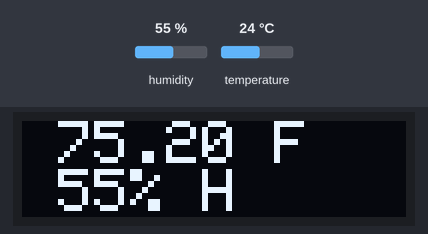
Bench run of a sketch on a simulated Arduino Uno, built with avr-gcc and run on an emulated ATmega328P. Shown: 128×32 one-colour display. Inputs (shaded band) come from the test bench; at power-on: humidity 55 %, temperature 24 °C.

Above: at 3.2 s.
3.3 s: humidity set to 22 %
At 5.5 s:
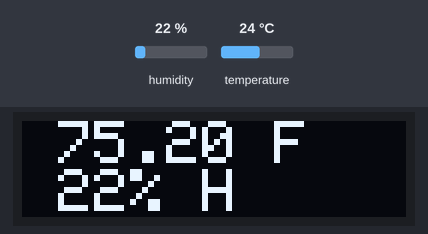
6.1 s: temperature set to 12 °C
At 7.5 s:
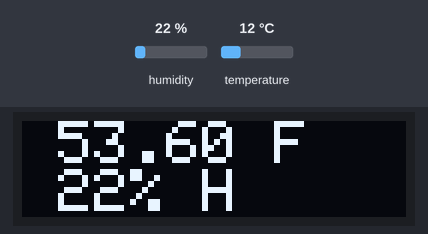
8.9 s: humidity set to 40 %
At 11.6 s:
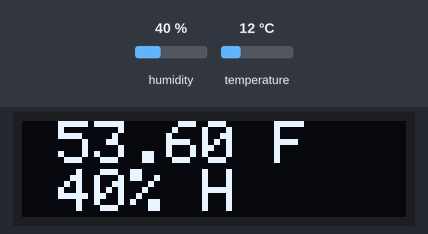
12.1 s: temperature set to 19 °C
At 13.7 s:
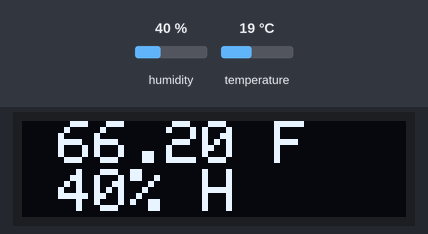
Timing chart, 0 to 15.2 s (numbered marks = the images above; inputs shaded):
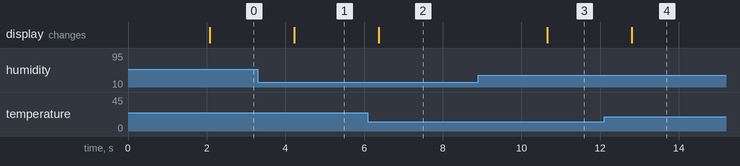

The sketch:

TempSense.ino
```cpp
#include <Adafruit_GFX.h>
#include <Adafruit_Sensor.h>
#include <Adafruit_SSD1306.h>
#include "DHT.h"
#include <gfxfont.h>
#include <SPI.h>
#include <Wire.h>

#define OLED_RESET 4
#define NUMFLAKES 10
#define XPOS 0
#define YPOS 1
#define DELTAY 2
#define DHTPIN 2     // what digital pin we're connected to
#define DHTTYPE DHT11   // DHT 11

Adafruit_SSD1306 display(OLED_RESET);
DHT dht(DHTPIN, DHTTYPE);

void setup()  {
  Serial.begin(9600);

  dht.begin(); //this starts the temperature sensor

  // by default, we'll generate the high voltage from the 3.3v line internally! (neat!)
  display.begin(SSD1306_SWITCHCAPVCC, 0x3C);  // initialize with the I2C addr 0x3C (for the 128x32)
  // init done

  display.setTextSize(4);
  display.setTextColor(WHITE);
  display.setCursor(10,0);
  display.clearDisplay();
  display.println("Eric");
  display.display();
  delay(2000);

  // Clear the buffer.
  display.clearDisplay();
}
void loop() {

  // Reading temperature or humidity takes about 250 milliseconds!
  // Sensor readings may also be up to 2 seconds 'old' (its a very slow sensor)
  int h = dht.readHumidity();
  // Read temperature as Celsius (the default)
  float t = dht.readTemperature();
  // Read temperature as Fahrenheit (isFahrenheit = true)
  float f = dht.readTemperature(true);

  // Check if any reads failed and exit early (to try again).
  if (isnan(h) || isnan(t) || isnan(f)) {
    display.println("Failed to read from DHT sensor!");
    return;
  }

  display.setTextSize(2);
  display.setTextColor(WHITE);
  display.setCursor(0,0);
  display.clearDisplay();
  display.print(" ");
  display.print(f);
  display.print(" F");
  display.println(" ");
  display.print(" ");
  display.print(h);
  display.print("% H");
  display.display();
  delay(250);
}
```

Measured:
- after the input at 3.3 s, the display: changes after 0.93 s (image 1)
- after the input at 6.1 s, the display: changes after 0.27 s (image 2)
- after the input at 8.9 s, the display: changes after 1.8 s (image 3)
- after the input at 12.1 s, the display: changes after 0.71 s (image 4)
